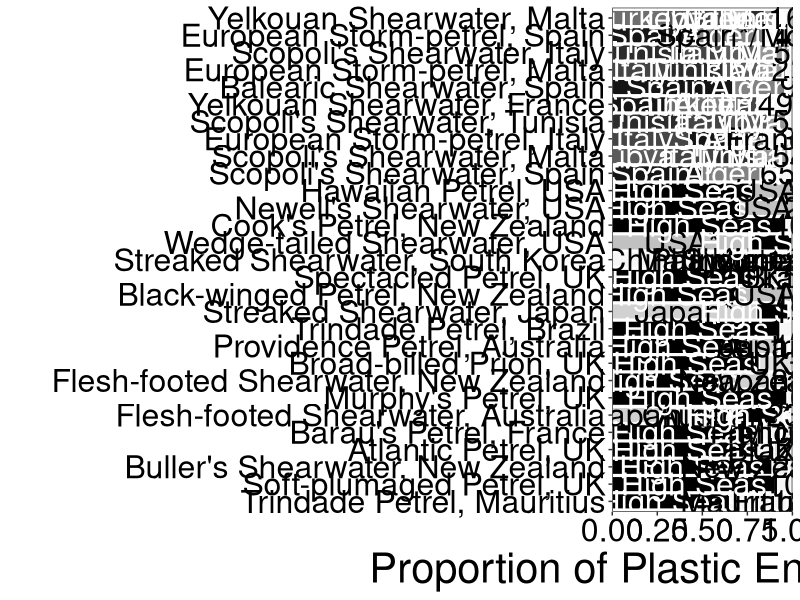
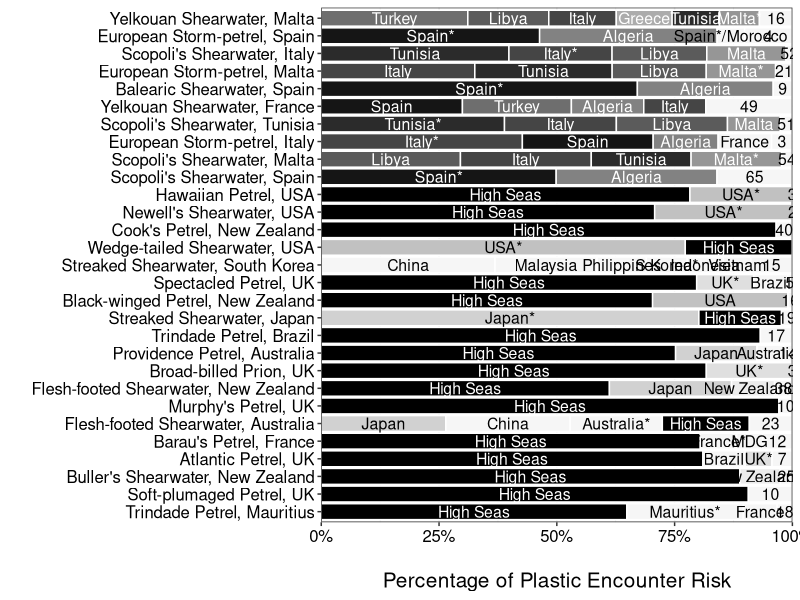

Recreate these plots in R, in order.
## ~~~~~~~~~~~~~~~~~~~~~~~~~~~~~~~~~~~~~~~~~~~~~~~~~~~~~~~~~~~~~~~~~~~~~~~~~~~~~~~~~
## Creates plot and supplementary table for population eez analysis
## Beth Clark 2022
## ~~~~~~~~~~~~~~~~~~~~~~~~~~~~~~~~~~~~~~~~~~~~~~~~~~~~~~~~~~~~~~~~~~~~~~~~~~~~~~~~~

rm(list=ls()) 

library(tidyverse)
library(RColorBrewer)
library(svglite)
library(stringr)

#Read in the outputs from script 13 ####
eezs_used <- read.csv("outputs/13_eezs_used_per_species.csv")
dat <- read.csv("outputs/12_species_country_scores.csv")

#Investigate results ####
head(eezs_used)

#for overlapping claims, 
eezs_used$group <- ifelse(eezs_used$POL_TYPE == "Overlapping claim",
                          paste(eezs_used$SOVEREIGN1,
                                eezs_used$SOVEREIGN2,
                                eezs_used$SOVEREIGN3,sep="/")
                          ,eezs_used$SOVEREIGN1)
eezs_used$group <- ifelse(eezs_used$group =="China/NA/NA",
                          "South China Sea",eezs_used$group)
eezs_used$group <- str_remove(eezs_used$group,"/NA")

#label the high seas group
eezs_used$group <- ifelse(is.na(eezs_used$group),"High Seas",eezs_used$group)
head(eezs_used)
unique(eezs_used$group)

length(unique(eezs_used$group))

# too many to plot all, so need to simplify for visualisation
# order from highest to lowest
# combine low scoring groups together

eezs_group <- eezs_used %>%
  group_by(group) %>% 
  summarise(prop = sum(prop),
            nspp = length(unique(species))) %>%
  data.frame();eezs_group

#Create df to plot top scoring populations ####
#(above 15.3, the value if plastic was evenly distributed globally)
dat <- dat[order(-dat$score),]
top_scoring <- subset(dat, score > 15.3)

#loop through each species_country and combine together everything
#below a threshold of proportion of score
score_threshold <- 0.05

i<-1
for(i in 1:nrow(top_scoring)){
  species_df <- eezs_used[eezs_used$sp_country == top_scoring$sp_country[i],]
  
  if(nrow(species_df) > 1){
    species_df_crop <- species_df[species_df$prop >= score_threshold,]
    species_df_crop_low <- species_df[species_df$prop < score_threshold,]
    
    species_df_crop <- species_df_crop[order(-species_df_crop$prop),]
    
    species_df_crop[nrow(species_df_crop)+1,] <- species_df_crop[nrow(species_df_crop),]
    species_df_crop[nrow(species_df_crop),]$prop <- sum(species_df_crop_low$prop)
    species_df_crop[nrow(species_df_crop),]$group <- nrow(species_df_crop_low)
    
    print(sum(species_df_crop$prop)) #should all = 1
  } else {
    species_df_crop <- species_df
  }
  
  if(i == 1){
    all_sp <- species_df_crop
  } else {
    all_sp <- rbind(all_sp,species_df_crop)
  }
  
}
nrow(all_sp)

head(all_sp)

#change some labels
unique(all_sp$group)
all_sp$group <- ifelse(all_sp$group == "United States","USA",all_sp$group)
all_sp$group <- ifelse(all_sp$group == "United Kingdom","UK",all_sp$group)
all_sp$group <- ifelse(all_sp$group == "Republic of Mauritius","Mauritius",all_sp$group)
all_sp$group <- ifelse(all_sp$group == "Democratic Republic of the Congo","DRC",all_sp$group)
all_sp$group <- ifelse(all_sp$group == "United States/Dominican Republic" ,"USA/Dominican Republic",all_sp$group)
all_sp$group <- ifelse(all_sp$group == "Haiti/United States/Jamaica" ,"Haiti/USA/Jamaica" ,all_sp$group)
all_sp$group <- ifelse(all_sp$group == "France/Madagascar/Republic of Mauritius" ,"FR/MG/MU",all_sp$group)
all_sp$group <- ifelse(all_sp$group == "Madagascar" & 
                         all_sp$species == "Pterodroma baraui","MDG",all_sp$group)
all_sp$group <- ifelse(all_sp$group == "0" ," ",all_sp$group)
all_sp$group <- ifelse(all_sp$group == "1" ,"1   ",all_sp$group)
all_sp$group <- ifelse(all_sp$group == "North Korea" ,"N Korea",all_sp$group)
all_sp$group <- ifelse(all_sp$group == "South Korea" & 
                         all_sp$breeding_country == "South Korea" ,"S Korea*",all_sp$group)
all_sp$group <- ifelse(all_sp$group == "South Africa" ,"S Africa",all_sp$group)
all_sp$group <- ifelse(all_sp$group == "Western Sahara" ,"W Sahara",all_sp$group)
all_sp$group <- ifelse(all_sp$group == "Japan/South Korea" ,"Japan/S Korea",all_sp$group)
all_sp$group <- ifelse(all_sp$group == "Spain/Morocco" ,"Spain*/Morocco",all_sp$group)
all_sp$group <- ifelse(all_sp$group == "Japan/Russia" & 
                         all_sp$breeding_country == "Japan" ,"J*/Russia",all_sp$group)

#replace sci names
#comma instead of _ for label
#make own country different
#add IUCN category as label for plot 2
names <- read.csv("input_data/Species_list_IUCN.csv")
head(names)

top_scoring$common_name <- names$common_name[match(top_scoring$species,names$scientific_name)]
top_scoring$iucn <- names$IUCN[match(top_scoring$species,names$scientific_name)]
head(top_scoring)

dat$sci_name_pop <- dat$sp_country 
top_scoring$country <- str_split_fixed(top_scoring$sp_country,"_",n=2)[,2]
top_scoring$common_country <- paste0(top_scoring$common_name,", ",top_scoring$country)

head(top_scoring)
all_sp$common_name <- names$common_name[match(all_sp$species,names$scientific_name)]
all_sp$common_country <- paste0(all_sp$common_name,", ",all_sp$breeding_country)
all_sp$iucn <- names$IUCN[match(all_sp$species,names$scientific_name)]
all_sp$common_country_iucn <- paste0(all_sp$common_country," ",all_sp$iucn)
all_sp$pop_score <- dat$score[match(all_sp$sp_country,dat$sp_country)]

all_sp <- all_sp[order(all_sp$pop_score),]

all_sp$common_country <- as.factor(all_sp$common_country)
all_sp$common_country <- factor(all_sp$common_country, 
                                levels = unique(all_sp$common_country))

all_sp$group_label <- ifelse(all_sp$group == all_sp$breeding_country,
                             paste0(all_sp$group,"*"),
                             all_sp$group)

#Plot results ####

#set greyscale matching values in Figure 4b
greys <- c(brewer.pal(n = 9, name = "Greys"))
greys_eez <- c(rev(colorRampPalette(greys)(15)))[1:14]

all_sp$fill_col <- greys_eez[14]
all_sp$fill_col <- ifelse(all_sp$group == "High Seas",greys_eez[1],all_sp$fill_col)
all_sp$fill_col <- ifelse(all_sp$group == "Spain",greys_eez[2],all_sp$fill_col)
all_sp$fill_col <- ifelse(all_sp$group == "Tunisia",greys_eez[3],all_sp$fill_col)
all_sp$fill_col <- ifelse(all_sp$group == "Italy",greys_eez[4],all_sp$fill_col)
all_sp$fill_col <- ifelse(all_sp$group == "Libya",greys_eez[5],all_sp$fill_col)
all_sp$fill_col <- ifelse(all_sp$group == "Turkey",greys_eez[6],all_sp$fill_col)
all_sp$fill_col <- ifelse(all_sp$group == "Algeria",greys_eez[7],all_sp$fill_col)
all_sp$fill_col <- ifelse(all_sp$group == "Malta",greys_eez[8],all_sp$fill_col)
all_sp$fill_col <- ifelse(all_sp$group == "Greece",greys_eez[9],all_sp$fill_col)
all_sp$fill_col <- ifelse(all_sp$group == "USA",greys_eez[10],all_sp$fill_col)
all_sp$fill_col <- ifelse(all_sp$group == "Japan",greys_eez[11],all_sp$fill_col)
all_sp$fill_col <- ifelse(all_sp$group == "UK",greys_eez[12],all_sp$fill_col)
all_sp$fill_col <- ifelse(all_sp$group == "New Zealand",greys_eez[13],all_sp$fill_col)

all_sp$text_col <- ifelse(all_sp$group %in% c("High Seas", "Spain", "Tunisia", "Italy", "Libya",
                                              "Turkey", "Algeria", "Malta", "Greece"), "white", "black")

eezs_grey <- ggplot(all_sp,aes(x=prop,y=common_country,
                               label = group_label))+
  geom_col(color="white",fill=all_sp$fill_col) +
  geom_text(position = position_stack(vjust = 0.5),
            col=all_sp$text_col,size=8) +
  ylab("") +  
  xlab("Proportion of Plastic Encounter Risk")+
  theme_bw()+
  scale_x_continuous(expand = c(0, 0))+
  theme(legend.position = "position.none",
        text = element_text(size=rel(6)),
        axis.title = element_text(size=30),
        axis.text = element_text(colour = "black"));eezs_grey

#Save plots ####
#save plot as png
png("outputs/14_top_scoring_eezs.png", width=2000, height=1350)
par(mfrow=c(1,1))
eezs_grey
dev.off()
dev.off()

#reformat to save plot as svg for journal plot requirements
eezs_grey_svg <- ggplot(all_sp,aes(x=prop,y=common_country,
                                   label = group_label))+
  geom_col(color="white",fill=all_sp$fill_col) +
  geom_text(position = position_stack(vjust = 0.5),
            col=all_sp$text_col,size=4) +
  ylab("") +  
  xlab("\nPercentage of Plastic Encounter Risk")+
  theme_bw()+
  scale_x_continuous(expand = c(0, 0),labels = scales::percent)+
  theme(legend.position = "position.none",
        text = element_text(size=rel(6)),
        axis.title = element_text(size=15),
        axis.text = element_text(colour = "black",size = 12));eezs_grey_svg

#save as svg
ggsave(filename = "outputs/14_top_scoring_eezs.svg",
       plot = eezs_grey_svg, 
       width = 4000, height = 2700, unit = "px") 

#Create table for supplementary ####
i<-1
for(i in 1:nrow(dat)){
  species_df <- eezs_used[eezs_used$sp_country == dat$sp_country[i],]
  
  if(nrow(species_df) > 1){
    species_df_crop <- species_df[species_df$prop >= score_threshold,]
    species_df_crop_low <- species_df[species_df$prop < score_threshold,]
    
    species_df_crop <- species_df_crop[order(-species_df_crop$prop),]
    
    species_df_crop[nrow(species_df_crop)+1,] <- species_df_crop[nrow(species_df_crop),]
    species_df_crop[nrow(species_df_crop),]$prop <- sum(species_df_crop_low$prop)
    species_df_crop[nrow(species_df_crop),]$group <- nrow(species_df_crop_low)
    
    print(sum(species_df_crop$prop))
  } else {
    species_df_crop <- species_df
  }
  
  if(i == 1){
    dat_sup <- species_df_crop
  } else {
    dat_sup <- rbind(dat_sup,species_df_crop)
  }
  
}
dat_sup

pops <- unique(dat_sup$sp_country)
for(i in 1:length(pops)){
  pop <- subset(dat_sup,sp_country == pops[i])
  pop$Label <- 1:nrow(pop)
  if(i == 1){
    all_pops <- pop
  } else {
    all_pops <- rbind(all_pops,pop)
  }
}

head(all_pops,20)

all_pops$Percent <- all_pops$prop*100
all_pops$prop <- NULL

max(all_pops$Label)

pops_table <- all_pops %>% 
  pivot_wider(names_from = Label,values_from = c(group,Percent)) %>%
  select(c(species,breeding_country,group_1,Percent_1,
           group_2,Percent_2,group_3,Percent_3,group_4,Percent_4,
           group_5,Percent_5,group_6,Percent_6,group_7,Percent_7)) %>%
  data.frame()
head(pops_table)

write.csv(pops_table,"outputs/14_eezs_percent_allpops.csv",
          row.names = F)
